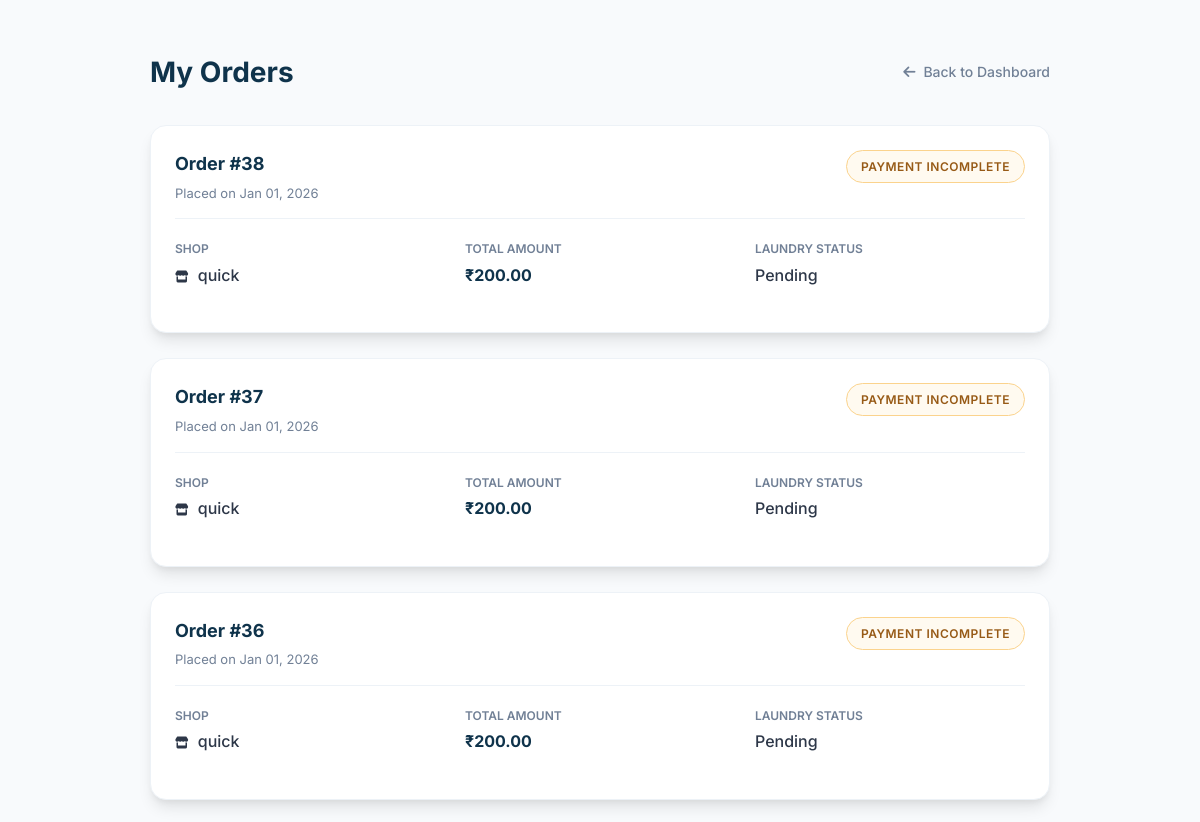
/orders/ (signed in, upper part), run on an earlier commit of the app's database.
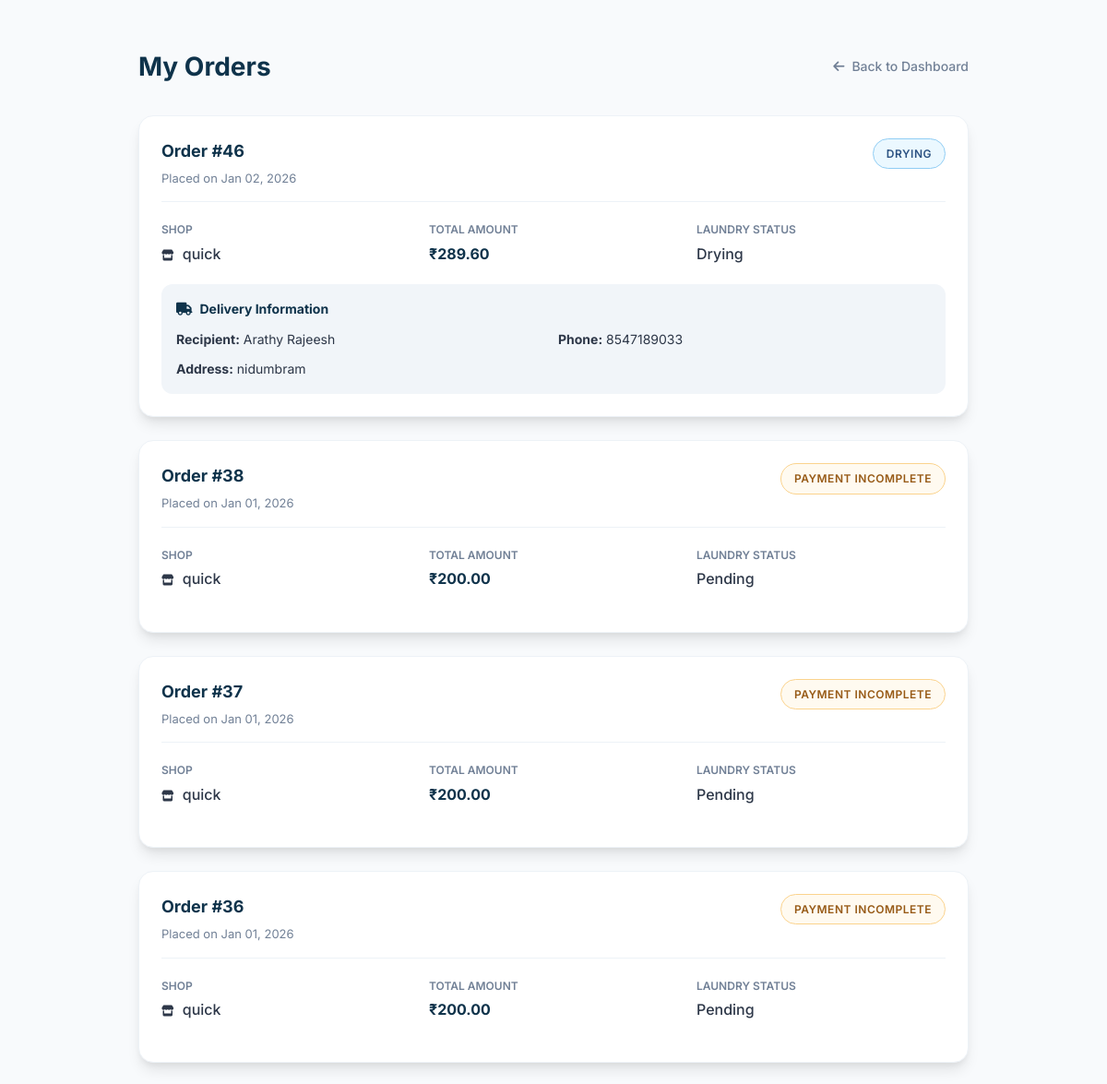
And on a later commit of the database.
### shop/models.py (models this page shows, shortened)
class Order(models.Model):
    STATUS_CHOICES = [
        ('Pending', 'Pending'),
        ('Washing', 'Washing'),
        ('Drying', 'Drying'),
        ('Ironing', 'Ironing'),
        ('Ready', 'Ready for Pickup'),
        ('Completed', 'Completed'),
    ]
    PAYMENT_CHOICES = [
        ('Pending', 'Pending'),
        ('Completed', 'Completed'),
    ]
    user = models.ForeignKey(User, on_delete=models.CASCADE)
    shop = models.ForeignKey(LaundryShop, on_delete=models.CASCADE)
    branch = models.ForeignKey(Branch, on_delete=models.CASCADE, blank=True, null=True)
    base_amount = models.DecimalField(max_digits=10, decimal_places=2, default=0)
    platform_fee = models.DecimalField(max_digits=10, decimal_places=2, default=0)
    delivery_fee = models.DecimalField(max_digits=10, decimal_places=2, default=0)
    gst_amount = models.DecimalField(max_digits=10, decimal_places=2, default=0)
    amount = models.DecimalField(
        max_digits=10,
        decimal_places=2,
        help_text="Final payable amount (base + fees + GST)"
    )
    cloth_status = models.CharField(
        max_length=20,
        choices=STATUS_CHOICES,
        default='Pending'
    )
    payment_status = models.CharField(
        max_length=20,
        choices=PAYMENT_CHOICES,
        default='Pending'
    )
    pickup_date = models.DateTimeField(blank=True, null=True)
    delivery_date = models.DateTimeField(blank=True, null=True)
    delivery_name = models.CharField(max_length=100, blank=True)
    delivery_address = models.TextField(blank=True)
    delivery_phone = models.CharField(max_length=15, blank=True)
    special_instructions = models.TextField(blank=True)
    created_at = models.DateTimeField(default=timezone.now)
    delay_notified = models.BooleanField(default=False)
    thank_you_sent = models.BooleanField(default=False)
    razorpay_payment_id = models.CharField(max_length=100, blank=True, null=True)
    razorpay_order_id = models.CharField(max_length=100, blank=True, null=True)

class LaundryShop(models.Model):
    name = models.CharField(max_length=100, unique=True)
    email = models.EmailField(unique=True)
    password = models.CharField(max_length=128, blank=True)
    address = models.TextField(blank=True)
    phone = models.CharField(max_length=15, blank=True)
    city = models.CharField(max_length=100, blank=True)
    latitude = models.FloatField(blank=True, null=True)
    longitude = models.FloatField(blank=True, null=True)
    is_approved = models.BooleanField(default=False)
    is_open = models.BooleanField(default=True)
    created_at = models.DateTimeField(default=timezone.now)
    razorpay_account_id = models.CharField(
        max_length=100,
        blank=True,
        null=True,
        help_text="Razorpay Account ID for marketplace payments"
    )
    razorpay_key_id = models.CharField(
        max_length=100,
        blank=True,
        null=True,
        help_text="Razorpay Key ID for shop payments"
    )
    razorpay_key_secret = models.CharField(
        max_length=100,
        blank=True,
        null=True,
        help_text="Razorpay Key Secret for shop payments"
    )
    bank_account_holder_name = models.CharField(
        max_length=100,
        blank=True,
        null=True,
        help_text="Account holder name as per bank records"
    )
    bank_account_number = models.CharField(
        max_length=50,
        blank=True,
        null=True,
        help_text="Bank account number"
    )
    bank_ifsc_code = models.CharField(
        max_length=11,
        blank=True,
        null=True,
        help_text="IFSC code (e.g., HDFC0001234)"
    )
    bank_name = models.CharField(
        max_length=100,
        blank=True,
        null=True,
        help_text="Bank name (e.g., HDFC Bank, SBI)"
    )
    bank_branch = models.CharField(
        max_length=100,
        blank=True,
        null=True,
        help_text="Bank branch name"
    )
    bank_account_type = models.CharField(
        max_length=20,
        choices=[
            ('Savings', 'Savings'),
            ('Current', 'Current'),
        ],
        blank=True,
        null=True,
        help_text="Type of bank account"
    )

### shop/views.py (the view)
# urls.py: path("orders/", views.my_orders, name="orders"),
@login_required
def my_orders(request):
    user_orders = (
        Order.objects
        .filter(user=request.user)
        .select_related('shop', 'branch')
        .order_by('-created_at')
    )
    for order in user_orders:
        if order.branch:
            order.branch_rating = BranchRating.objects.filter(
                user=request.user,
                branch=order.branch
            ).first()
        if order.payment_status != "Completed":
            order.display_status = "Payment Incomplete"
        else:
            order.display_status = order.cloth_status
    return render(request, 'orders.html', {
        'orders': user_orders
    })

### shop/templates/orders.html (shortened to what this page needs)
{% load static %}
<!DOCTYPE html>
<html lang="en">
<head>
    <link rel="stylesheet" href="https://cdnjs.cloudflare.com/ajax/libs/font-awesome/6.0.0-beta3/css/all.min.css">
</head>
<body>
    <div class="page-container">
        <div class="header-flex">
            <h1 class="page-header">My Orders</h1>
            <a href="{% url 'dashboard' %}" class="back-btn">
                <i class="fas fa-arrow-left"></i> Back to Dashboard
            </a>
        </div>
        {% if orders %}
            {% for order in orders %}
            <div class="order-card">
                <div class="order-header">
                    <div>
                        <span class="order-id">Order #{{ order.id }}</span>
                        <div style="font-size: 13px; color: var(--text-muted); margin-top: 4px;">
                            Placed on {{ order.created_at|date:"M d, Y" }}
                        </div>
                    </div>
                    <span class="status-badge
                        {% if order.display_status == 'Payment Incomplete' or order.cloth_status == 'Pending' %}status-pending
                        {% elif order.cloth_status == 'Completed' %}status-completed
                        {% else %}status-processing{% endif %}">
                        {{ order.display_status }}
                    </span>
                </div>
                <div class="details-grid">
                    <div class="detail-item">
                        <label>Shop</label>
                        <span><i class="fas fa-store" style="margin-right: 5px; font-size: 12px;"></i> {{ order.shop.name }}</span>
                    </div>
                    <div class="detail-item">
                        <label>Total Amount</label>
                        <span style="color: var(--primary-color); font-weight: 700;">₹{{ order.amount }}</span>
                    </div>
                    <div class="detail-item">
                        <label>Laundry Status</label>
                        <span>{{ order.get_cloth_status_display|default:order.cloth_status }}</span>
                    </div>
                </div>
                {% if order.delivery_name %}
                <div class="delivery-info-box">
                    <h5><i class="fas fa-truck"></i> Delivery Information</h5>
                    <div style="font-size: 14px; display: grid; grid-template-columns: 1fr 1fr; gap: 10px;">
                        <div><strong>Recipient:</strong> {{ order.delivery_name }}</div>
                        <div><strong>Phone:</strong> {{ order.delivery_phone }}</div>
                        <div style="grid-column: span 2;"><strong>Address:</strong> {{ order.delivery_address }}</div>
                    </div>
                </div>
                {% endif %}
            </div>
            {% endfor %}
        {% endif %}
    </div>
</body>
</html>

What changed in the data, as far as the page shows it:
added Order: id "46", created_at "Jan 02, 2026", display_status "DRYING", shop.name "quick", amount "289.60", cloth_status "Drying", delivery_name "Arathy Rajeesh", delivery_phone "8547189033", delivery_address "nidumbram"
